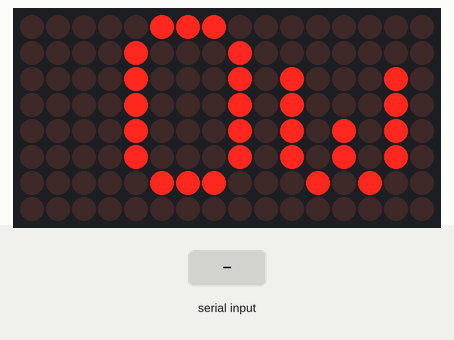
This sketch was run on a simulated Arduino Uno, built with avr-gcc and run on an emulated ATmega328P. Parts: 16×8 LED matrix. The test bench sets the inputs (shaded band).

Above: at 3.66 s.
3.7 s: "1\n" received over Serial
At 5.0 s:
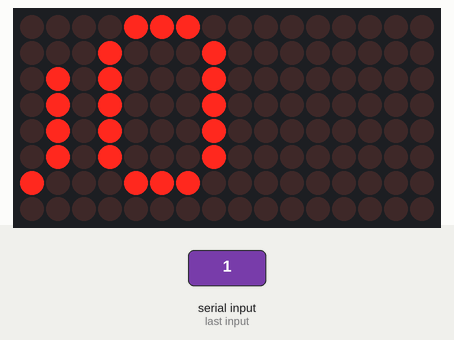
5.5 s: "0\n" received over Serial
At 5.61 s:
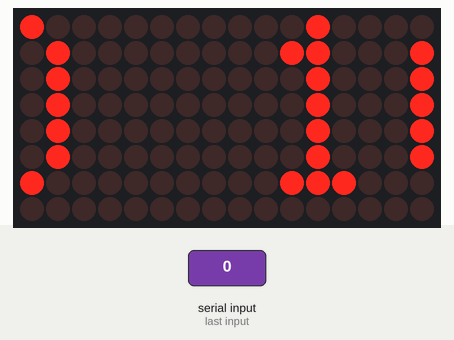
7.3 s: "2\n" received over Serial
At 7.47 s:
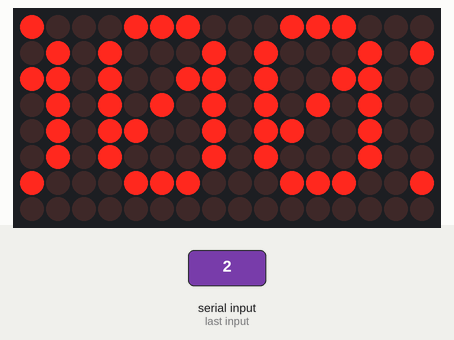
9.1 s: "1\n" received over Serial
At 9.32 s:
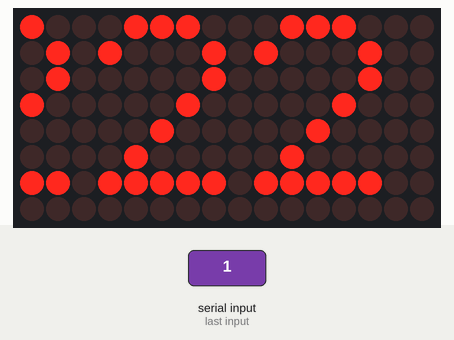
10.9 s: "0\n" received over Serial
At 11.18 s:
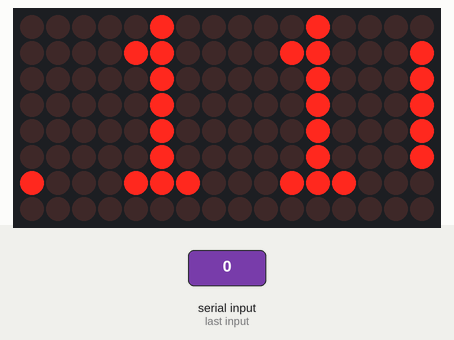
12.7 s: "2\n" received over Serial
At 13.14 s:
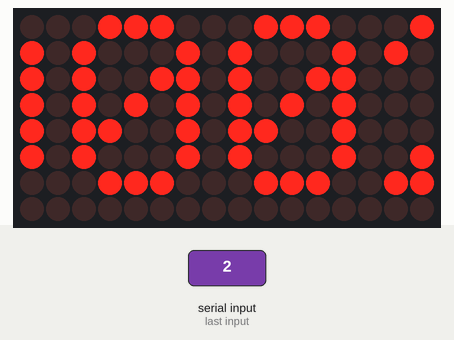

The sketch:

led_matrix.ino
```cpp
#include <MaxMatrix.h>
#include "font5x7.h"

#define MAT_DIN 11
#define MAT_CS  10
#define MAT_CLK 9

#define MAT_COUNT 2

MaxMatrix m(MAT_DIN, MAT_CS, MAT_CLK, MAT_COUNT);

void setup() {
  m.init();
  m.setIntensity(5);

  Serial.begin(9600);
}

int t = 4;
char buff[128] = "OwO ";

void loop() {
  for(int i = 0; i < t; i++) {
    int current = (buff[i] - 32) * 5;
    for(int j = 0; j < 5; j++) {
      m.setColumn(0, font5x7[current + j]);
      m.shiftLeft(true);
      delay(100);
    }
    m.setColumn(0, 0);
    m.shiftLeft(true);
    delay(100);
  }

  if(Serial.available()) {
    char c;
    t = 0;
    while(Serial.available()) {
      c = Serial.read();
      if(c == '\n') {
        break;
      } else {
        buff[t++] = c;
      }
    }
  }
}
```

Source omitted: font5x7.h (data table, 3646 bytes)

Measured:
- after the input at 3.7 s, the display: first differs from a run without the input after 1.2 s (image 1)
- after the input at 5.5 s, the display: changes after 0.07 s (image 2)
- after the input at 7.3 s, the display: first differs from a run without the input after 0.12 s (image 3)
- after the input at 9.1 s, the display: first differs from a run without the input after 0.18 s (image 4)
- after the input at 10.9 s, the display: first differs from a run without the input after 0.23 s (image 5)
- after the input at 12.7 s, the display: first differs from a run without the input after 0.29 s (image 6 shows a later state)
